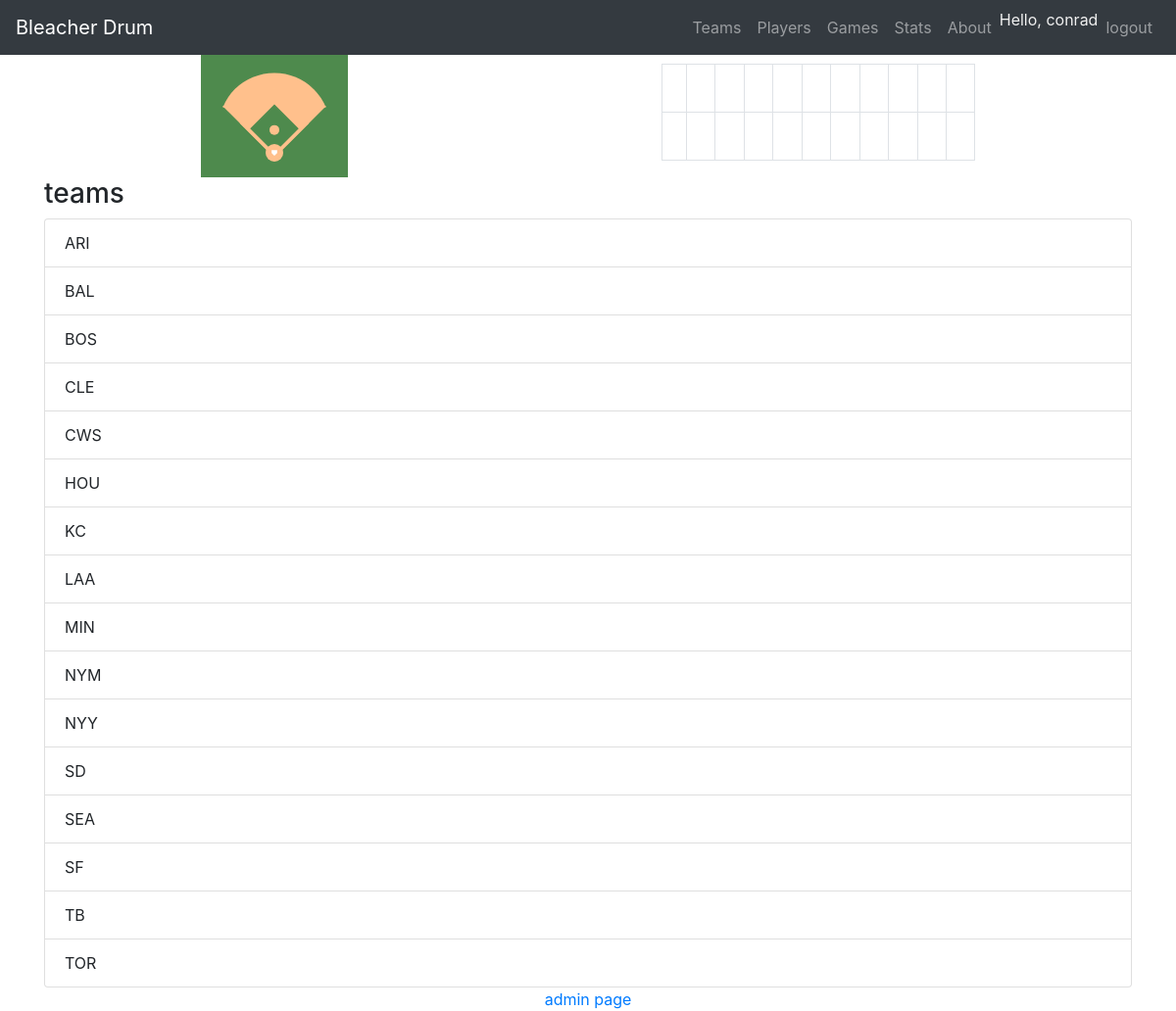
The app's page /teams/ (signed in), older data.
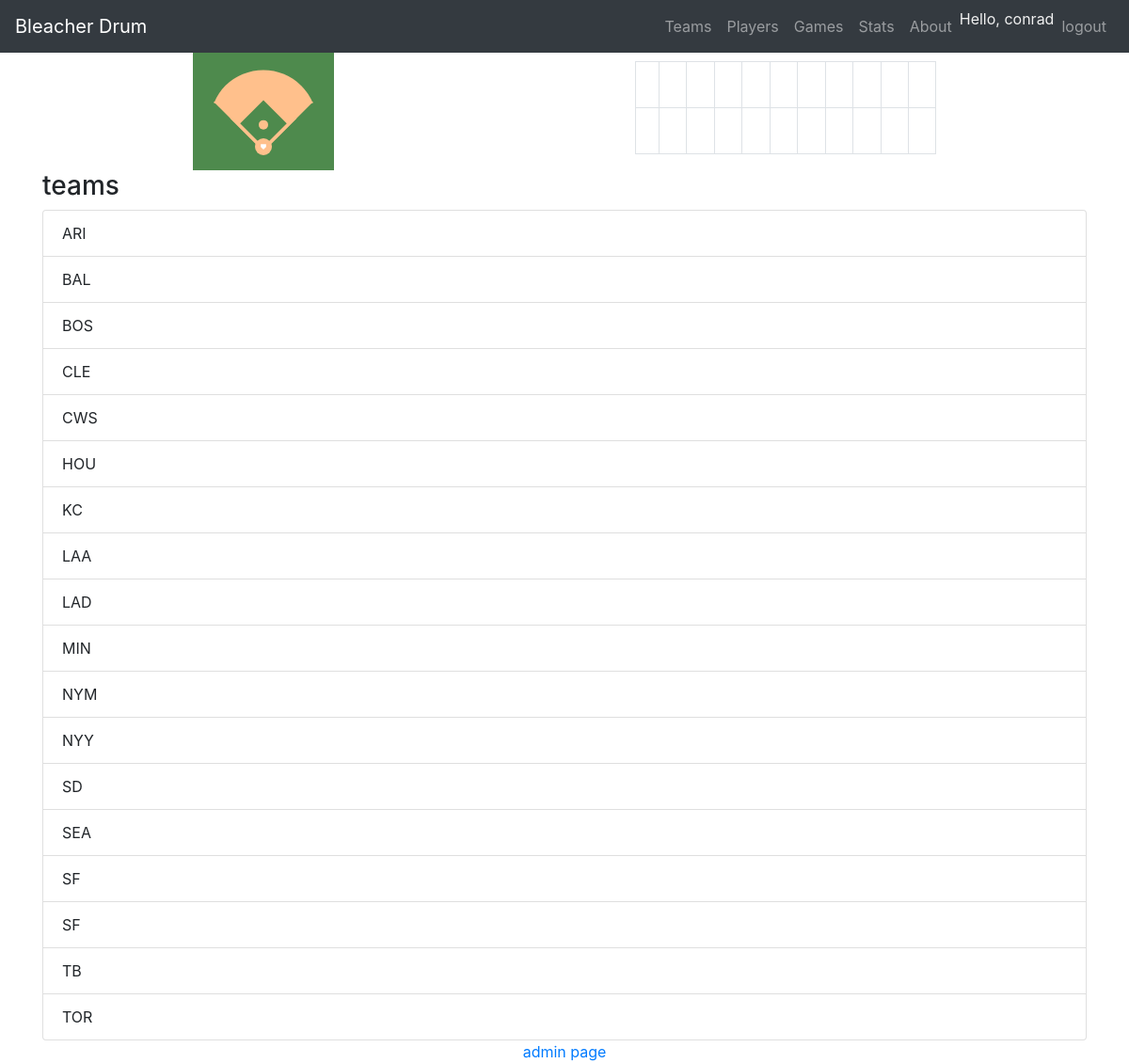
The same page, newer data.
### lineup_app/models.py (models this page shows)
class Team(models.Model):
    location = models.CharField(max_length=50)
    name = models.CharField(max_length=50)
    abbr = models.CharField(max_length=3)
    owner = models.ForeignKey(User, on_delete=models.CASCADE)
    def __str__(self):
        return self.abbr

### lineup_app/views.py (the view)
# urls.py: path('teams/', views.view_teams),
@login_required
def view_teams(request):
    teams = Team.objects.filter(owner=request.user).order_by('abbr').all()
    context = {'teams': teams}
    return render(request, 'lineup_app/view_teams.html', context)

### lineup_app/templates/lineup_app/view_teams.html (shortened to what this page needs)
{% extends 'lineup_app/header.html' %}
{% load static %}
{% block content %}
<h3>teams</h3>
<ul class='list-group'>
    {% for team in teams %}
    <li class='list-group-item'>{{ team }}</li>
    {% endfor %}
</ul>
{% endblock %}

Row changes from the older to the newer data that the page shows:
added Team: abbr "LAD"
added Team: abbr "SF"
